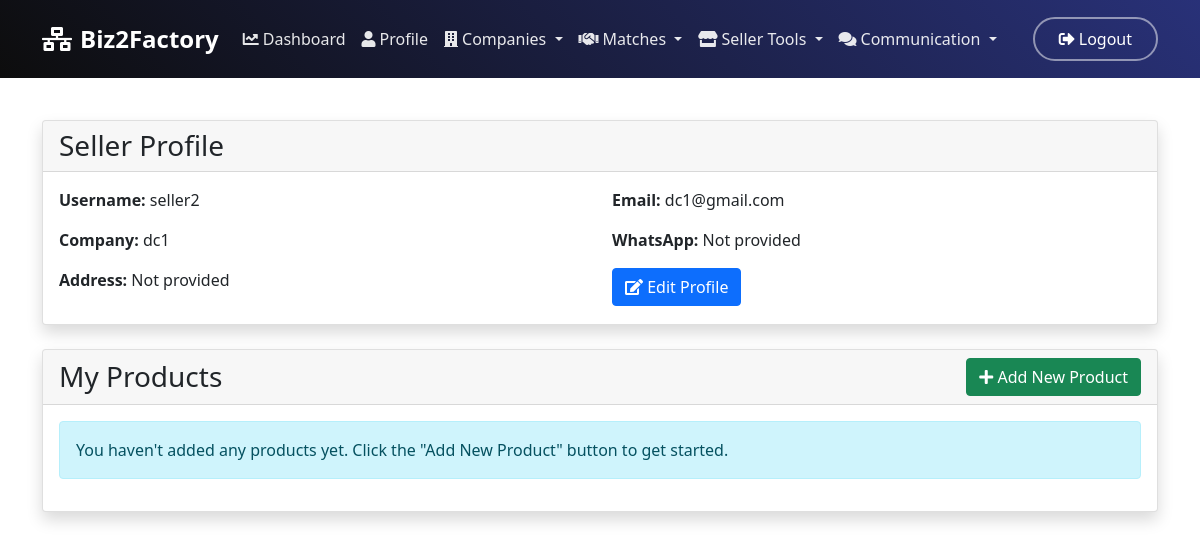
The app's page /seller-profile/ (signed in) with its own data.
### SME/models.py (models this page shows, shortened)
class SellerProfile(models.Model):
    user = models.OneToOneField(
        User,
        on_delete=models.CASCADE,
        related_name="seller_profile",
        unique=True
    )
    company = models.OneToOneField(
        Company,
        on_delete=models.CASCADE,
        related_name="seller_profile"
    )
    address = models.TextField(null=True, blank=True)
    whatsapp_number = models.CharField(max_length=20, null=True, blank=True)
    created_at = models.DateTimeField(auto_now_add=True)

class User(AbstractUser):
    USER_ROLES = [
        ('seller', 'Seller'),
        ('buyer', 'Buyer'),
        ('admin', 'Admin'),
        ('supplier', 'Supplier'),
    ]
    role = models.CharField(
        max_length=10,
        choices=USER_ROLES,
        default='seller',
        verbose_name="User Role",
        help_text="Role of the user in the system."
    )
    phone = models.CharField(
        max_length=20,
        validators=[
            RegexValidator(
                r'^\+?1?\d{9,15}$',
                'Enter a valid phone number, including country code.'
            )
        ],
        blank=True,
        verbose_name="Phone Number"
    )
    profile_picture = models.ImageField(
        upload_to='profile_pictures/',
        blank=True,
        verbose_name="Profile Picture",
        help_text="Optional profile picture for the user."
    )

class Company(models.Model):
    company_name = models.CharField(max_length=200, unique=True)
    email = models.EmailField(unique=True)
    phone = models.CharField(max_length=20, null=True, blank=True)
    address = models.TextField(null=True, blank=True)
    country = models.CharField(max_length=100, null=True, blank=True)
    website = models.URLField(null=True, blank=True)

### SME/views.py (the view)
# urls.py: path('seller-profile/', views.SellerProfileDetailView.as_view(), name='seller_profile'),
class SellerProfileDetailView(LoginRequiredMixin, DetailView):
    model = SellerProfile
    template_name = 'seller_profile_detail.html'
    context_object_name = 'profile'
    def get_context_data(self, **kwargs):
        context = super().get_context_data(**kwargs)
        context['seller_products'] = SellerProduct.objects.filter(seller__user=self.request.user)
        context['product_form'] = SellerProductInitialForm()
        return context
    def get_object(self):
        return get_object_or_404(SellerProfile, user=self.request.user)

### SME/models.py (called while the page is built)
    def __str__(self):
        return self.material_name

### SME/templates/seller_profile_detail.html (shortened to what this page needs)
{% extends 'base.html' %}
{% block content %}
<div class="container mt-5">
    <div class="card shadow mb-4">
        <div class="card-header">
            <h3 class="card-title mb-0">Seller Profile</h3>
        </div>
        <div class="card-body">
            <div class="row">
                <div class="col-md-6">
                    <p><strong>Username:</strong> {{ profile.user.username }}</p>
                    <p><strong>Company:</strong> {{ profile.company.company_name }}</p>
                    <p><strong>Address:</strong> {{ profile.address|default:"Not provided" }}</p>
                </div>
                <div class="col-md-6">
                    <p><strong>Email:</strong> {{ profile.user.email }}</p>
                    <p><strong>WhatsApp:</strong> {{ profile.whatsapp_number|default:"Not provided" }}</p>
                    <a href="{% url 'seller_profile_update' %}" class="btn btn-primary">
                        <i class="fas fa-edit"></i> Edit Profile
                    </a>
                </div>
            </div>
        </div>
    </div>
    <div class="card shadow">
        <div class="card-header d-flex justify-content-between align-items-center">
            <h3 class="card-title mb-0">My Products</h3>
            <button class="btn btn-success" data-bs-toggle="modal" data-bs-target="#addProductModal">
                <i class="fas fa-plus"></i> Add New Product
            </button>
        </div>
        <div class="card-body">
            {% if seller_products %}
                <div class="table-responsive">
                    <table class="table table-hover">
                        <thead>
                            <tr>
                                <th>Material</th>
                                <th>Price/Unit</th>
                                <th>Available Quantity</th>
                                <th>Min. Order</th>
                                <th>Available From</th>
                                <th>Available Until</th>
                                <th>Actions</th>
                            </tr>
                        </thead>
                        <tbody>
                            {% for product in seller_products %}
                            <tr>
                                <td>{{ product.material.material_name }}</td>
                                <td>₹{{ product.price_per_unit }}</td>
                                <td>{{ product.quantity_available }}</td>
                                <td>{{ product.minimum_order_quantity }}</td>
                                <td>{{ product.available_from|date:"M d, Y" }}</td>
                                <td>{{ product.available_until|date:"M d, Y" }}</td>
                                <td>
                                    <a href="#" class="btn btn-sm btn-info">Edit</a>
                                    <button class="btn btn-sm btn-danger">Delete</button>
                                </td>
                            </tr>
                            {% endfor %}
                        </tbody>
                    </table>
                </div>
            {% else %}
                <div class="alert alert-info">
                    You haven't added any products yet. Click the "Add New Product" button to get started.
                </div>
            {% endif %}
        </div>
    </div>
</div>
{% endblock %}

### records on screen
SellerProfile: user.username "seller2", company.company_name "dc1", address "Not provided", user.email "dc1@gmail.com", whatsapp_number "Not provided"
